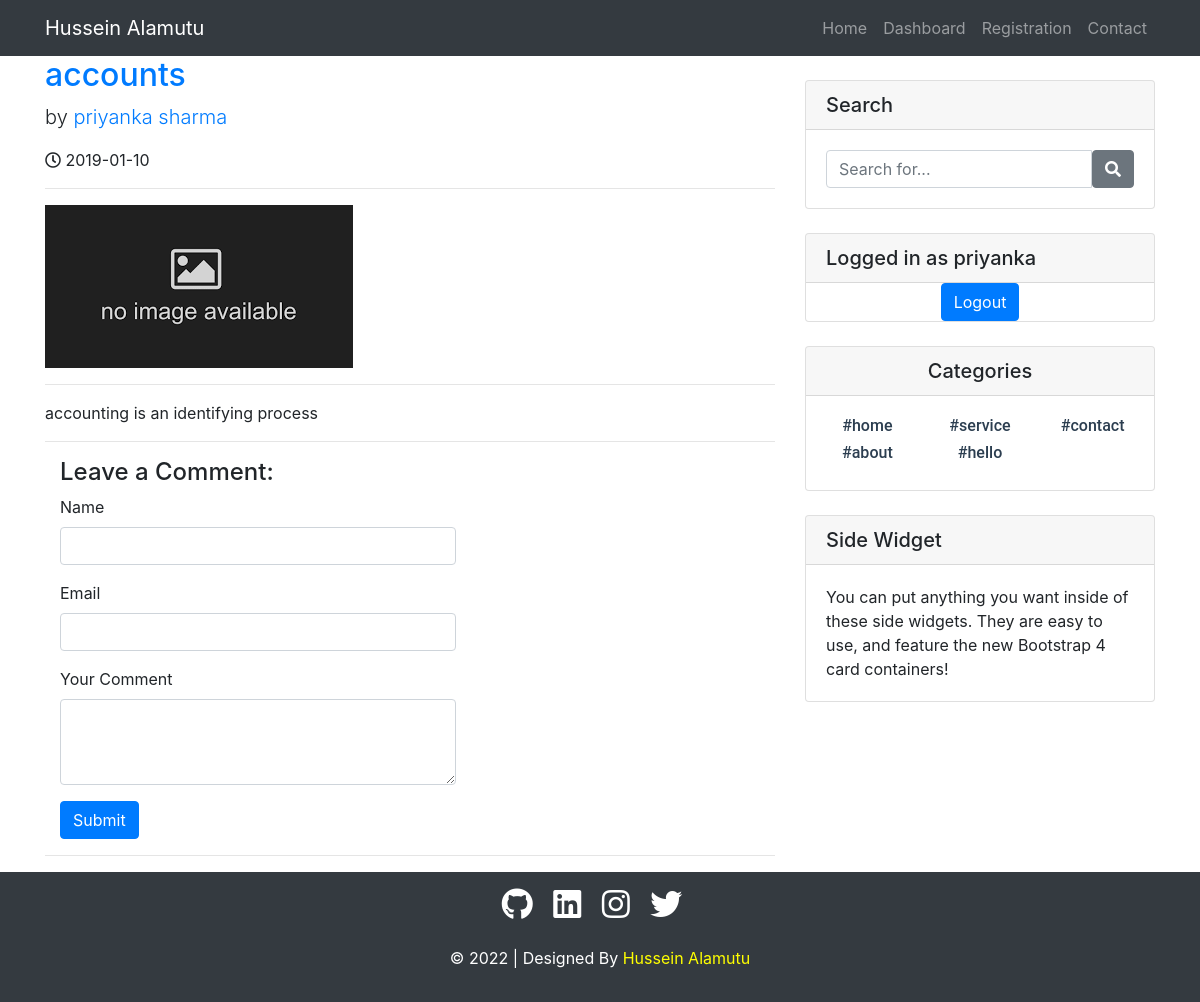
/post.php?p_id=14 (signed in), run on the app's committed database.
### tables this page shows
CREATE TABLE `posts` (
  `post_id` int(3) NOT NULL,
  `post_category_id` int(3) NOT NULL,
  `post_title` varchar(255) NOT NULL,
  `post_user` varchar(255) NOT NULL,
  `post_date` date NOT NULL,
  `post_image` text NOT NULL,
  `post_content` text NOT NULL,
  `post_tags` varchar(255) NOT NULL,
  `post_comment_count` int(11) NOT NULL,
  `post_status` varchar(255) NOT NULL DEFAULT 'draft',
  `post_views_count` int(11) NOT NULL
);

CREATE TABLE `users` (
  `user_id` int(3) NOT NULL,
  `username` varchar(255) NOT NULL,
  `user_password` varchar(255) NOT NULL,
  `user_firstname` varchar(255) NOT NULL,
  `user_lastname` varchar(255) NOT NULL,
  `user_email` varchar(255) NOT NULL,
  `user_image` text NOT NULL,
  `user_role` varchar(255) NOT NULL,
  `randSalt` varchar(255) NOT NULL DEFAULT '$2y$10$iusesomecrazystrings22',
  `token` text NOT NULL
);

CREATE TABLE `categories` (
  `cat_id` int(3) NOT NULL,
  `cat_title` varchar(255) NOT NULL,
  `cat_creator` varchar(20) NOT NULL,
  `cat_user` varchar(2000) NOT NULL
);

### includes/mainPageFunctions.php (called while the page is built, shortened)
<?php
function imagePlaceholder($image=''){
    if(!$image){
        return 'nopost.jpg';
    }
    else{
        return $image;
    }
}
?>

### post.php (the view, shortened to what this page needs)
<?php  include "includes/header.php"; ?>
<?php include "includes/navigation.php"; ?>
<div class="container">
    <div class="row">
        <div class="col-md-8">
        <?php
            if(isset($_GET['p_id'])){
               $the_post_id = $_GET['p_id'];
            }
            $query = "SELECT * FROM posts WHERE post_id = {$the_post_id} ";
            $select_all_posts_query = mysqli_query($connection,$query);
            while($row = mysqli_fetch_assoc($select_all_posts_query)){
               $post_title = $row['post_title'];
               $post_user = $row['post_user'];
               $post_date = $row['post_date'];
               $post_image = $row['post_image'];
               $post_content = $row['post_content'];
        ?>
        <h2>
          <a href="post.php?p_id='<?php echo $post_id; ?>'"><?php echo $post_title; ?></a>
        </h2>
        <p class="lead">
        <?php
            $query = "SELECT * FROM users WHERE username = '$post_user' ";
            $select_user_query = mysqli_query($connection,$query);
            while($row = mysqli_fetch_assoc($select_user_query)){
              $user_firstname = $row['user_firstname'];
              $user_lastname = $row['user_lastname'];
            }
            $name = $user_firstname.' '.$user_lastname;
            ?>
            by <a href="post.php?p_id='<?php echo $post_id; ?>'"><?php echo $name; ?></a>
        </p>
        <p> <i class="far fa-clock"></i> <?php echo $post_date; ?></p>
        <hr>
        <a href="post.php?p_id='<?php echo $post_id; ?>'">
        <img class="img-fluid" src="images/<?php echo imagePlaceholder($post_image);?>" alt="img">
        </a>
        <hr>
        <p><?php echo $post_content; ?></p>
        <hr>
        <?php } ?>
        <div class="col-sm-7">
            <h4>Leave a Comment:</h4>
            <form action="" method="POST" role="form">
                <div class="form-group">
                    <label for="Author">Name</label>
                    <input type="text" class="form-control" name="comment_author">
                </div>
                <div class="form-group">
                <label for="Email">Email</label>
                    <input type="email" class="form-control" name="comment_email">
                </div>
                <div class="form-group">
                <label for="">Your Comment</label>
                    <textarea class="form-control" rows="3" name="comment_content"></textarea>
                </div>
                <button type="submit" class="btn btn-primary" name="create_comment">Submit</button>
            </form>
        </div>
        <hr>
        </div>
<?php  include "includes/sidebar.php"; ?>
    </div>
</div>
<?php  include "includes/footer.php"; ?>

### includes/sidebar.php (shortened to what this page needs)
<div class="col-md-4">
<div class="card my-4">
  <h5 class="card-header">Search</h5>
  <form action="search.php" method="POST">
  <div class="card-body">
    <div class="input-group">
      <input type="text" name="search" class="form-control" placeholder="Search for...">
      <span class="input-group-btn">
        <button name="submit" class="btn btn-secondary" type="submit"><i class="fas fa-search"></i></button>
      </span>
    </div>
  </div>
  </form>
</div>
<div class="card my-4">
  <?php if(isset($_SESSION['user_role'])): ?>
    <h5 class="card-header">Logged in as <?php echo $_SESSION['username']; ?></h5>
    <span class="input-group-btn text-center">
    <a href="includes/logout.php" class="btn btn-primary">Logout</a>
    </span>
  <?php endif; ?>
</div>
<div class="card my-4 view">
  <h5 class="card-header text-center">Categories</h5>
  <div class="card-body">
      <div class="row">
          <?php
          $query = "SELECT * FROM categories";
          $categories_query = mysqli_query($connection,$query);
          while($row =  mysqli_fetch_assoc($categories_query)){
            $cat_title = $row['cat_title'];
            $cat_id = $row['cat_id'];
          ?>
          <div class="col-4 col-sm-3 col-lg-4">
              <ul class="list-unstyled mb-0">
                  <li class='nav-item text-center mb-2'>
                  <a style="font-family: roboto; color:#2c3e50;" href='categorymenu.php?category=<?php echo $cat_id; ?>'><h6><?php echo '#'.$cat_title; ?></h6></a></li>
              </ul>
          </div>
          <?php } ?>
      </div>
  </div>
</div>
<?php include "widget.php"; ?>
</div>

### css/blog-home.css (style rules this page uses)
body { padding-top: 54px; }
@media (min-width: 992px) { body { padding-top: 56px; } }

### data on the page
posts: post_title "accounts", users.user_firstname+user_lastname "priyanka sharma", post_date "2019-01-10", post_content "accounting is an identifying process"
categories: cat_title "home"
categories: cat_title "service"
categories: cat_title "contact"
categories: cat_title "about"
categories: cat_title "hello"

### other printed values
$_SESSION['username'] "priyanka"
